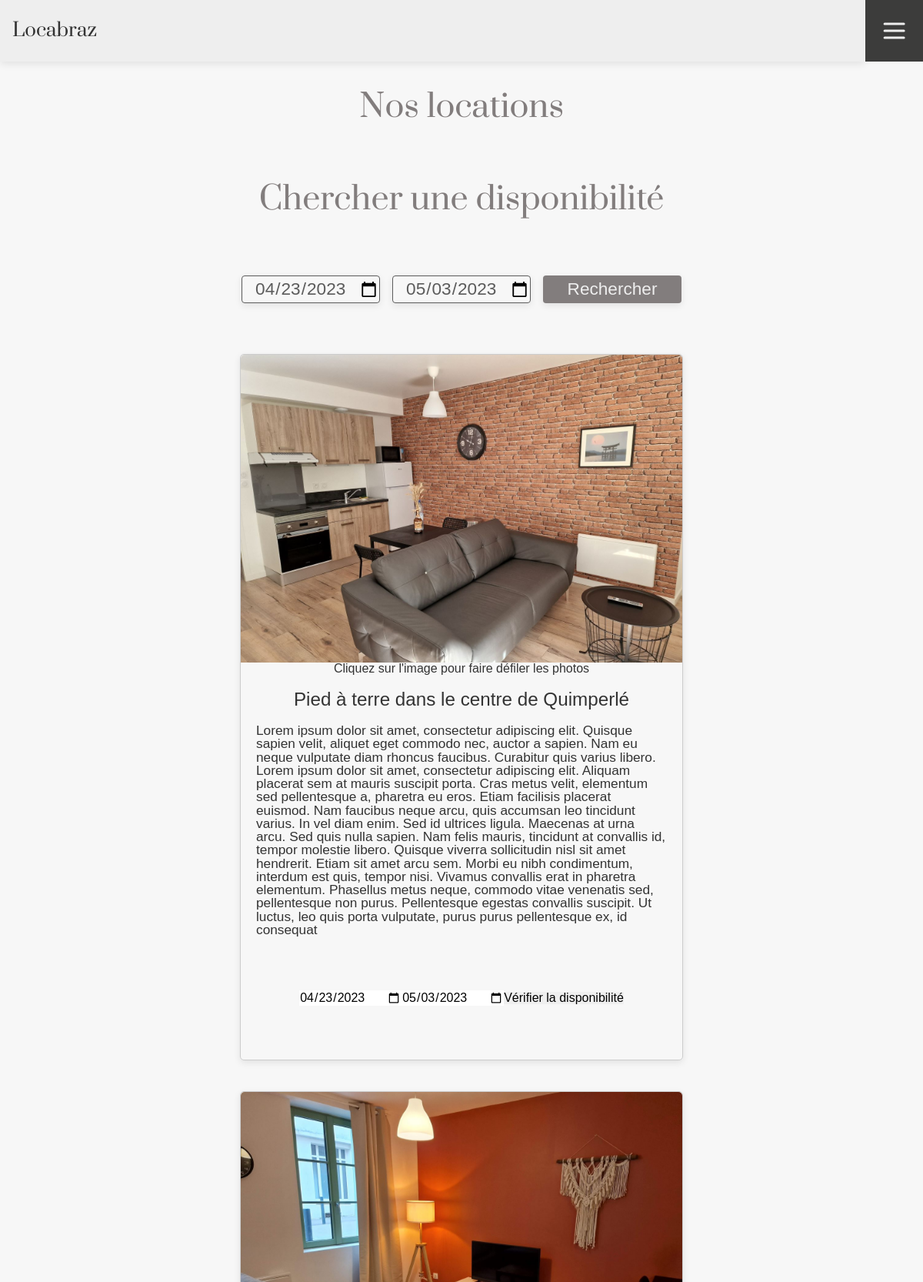
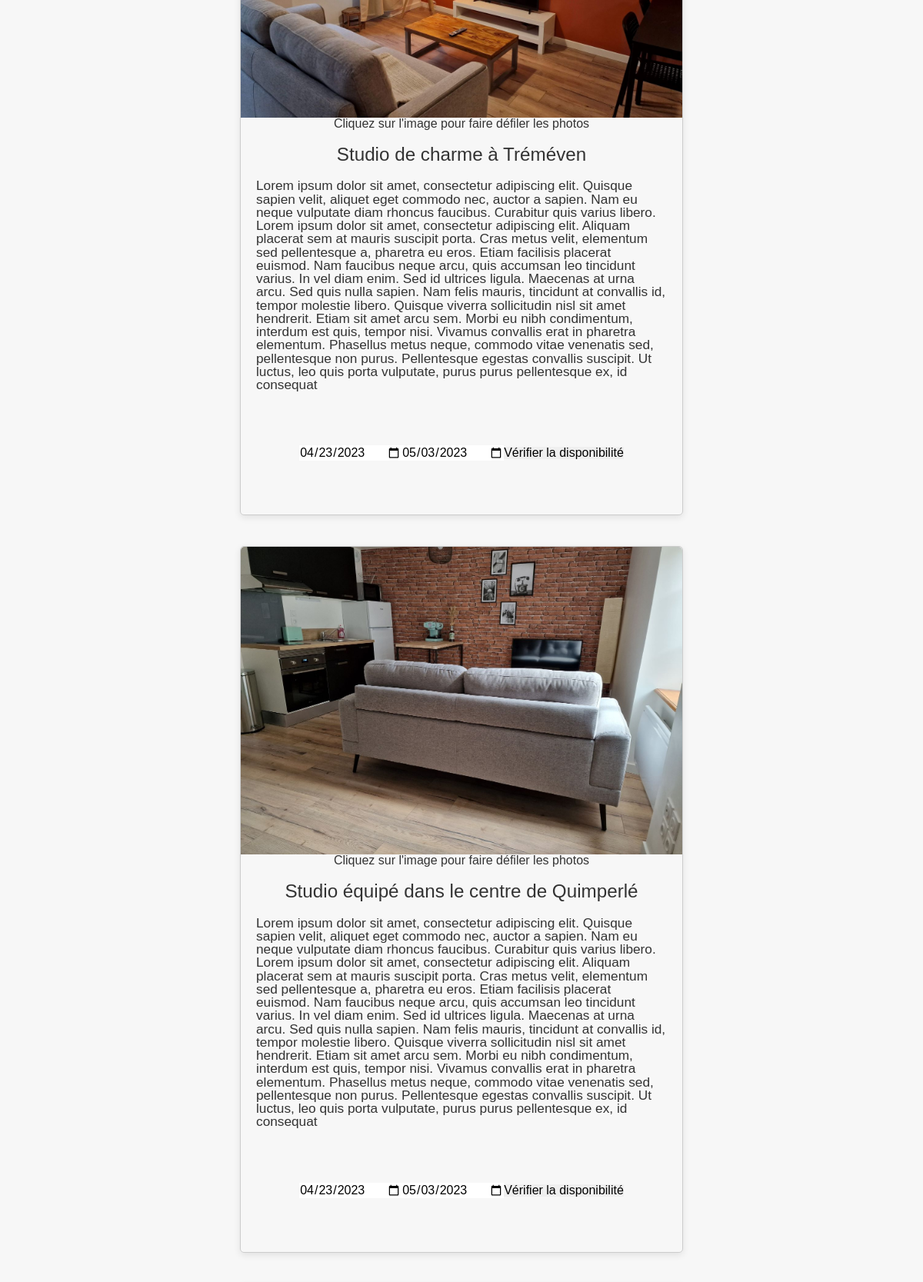
The page /?action=apartment (upper part) on the database its author committed (2 pictures, top to bottom).
### tables this page shows
CREATE TABLE `rentals` (
  `idRentals` int(11) NOT NULL,
  `type` varchar(50) NOT NULL,
  `rooms` tinyint(4) NOT NULL,
  `description` text NOT NULL
);

CREATE TABLE `rentalgallerie` (
  `idPhotorental` int(11) NOT NULL,
  `photolink` varchar(100) NOT NULL,
  `alt` varchar(100) NOT NULL
);

### src/controllers/UserController.php (called while the page is built, shortened)
<?php
class UserController extends MainController
{
    public function apartmentPage(): void
    {
        $controller = new RentalController();
        $rentals = $controller->obtainAllRentals();
        require_once $this->getViewFront('apartment');
    }
}

### index.php (called while the page is built, shortened)
<?php
require_once __DIR__ . '/src/controllers/Route.php';
?>

### src/models/modelClass/Rental.php (called while the page is built, shortened)
<?php
class Rental extends DbConnector
{
   public function getAllRentals()
   {
      $db = self::dbConnect();
      $req = $db->prepare("SELECT * FROM rentals");
      $req->execute();
      $rentals = $req->fetchAll();
      return $rentals;
   }
   public function getRentalPhotos($id)
   {
      $db = self::dbConnect();
      $req = $db->prepare(
         "SELECT r.idRentals, g.idPhotorental, g.photolink, g.alt
   FROM rentals r
   JOIN representer rep ON r.idRentals = rep.idRentals
   JOIN rentalgallerie g ON rep.idPhotorental = g.idPhotorental
   WHERE r.idRentals = ?"
      );
      $req->execute([$id]);
      $photos = $req->fetchAll();
      return $photos;
   }
}

### src/controllers/controllerClass/RentalController.php (called while the page is built, shortened)
<?php
class RentalController extends MainController
{
    public function obtainAllRentals()
    {
        $rental = new Rental();
        $rentals = $rental->getAllRentals();
        foreach ($rentals as &$r) {
            $photos = $rental->getRentalPhotos($r['idRentals']);
        }
        return $rentals;
    }
}

### src/views/frontpages/apartment.php (the view)
<?php require_once __DIR__ . '/layouts/header.php'; ?>
<h2 class="title-form">Nos locations</h2>
<article class="articles rentals-list">
    <h3 class="title-form">Chercher une disponibilité</h3>
    <form class="home-form search" action="?action=form-dispo" method="POST">
        <input class="input" type="date" name="trip-start" id="start" value='<?php echo date("Y-m-d", mktime(0, 0, 0, date("m"), date("d"), date("Y"))); ?>'>
        <input class="input" type="date" name="trip-arrival" id="arrival" value='<?php echo date("Y-m-d", mktime(0, 0, 0, date("m"), date("d") + 10, date("Y"))); ?>'>
        <input class="inputbutton" type="submit" value="Rechercher">
    </form>
    <?php foreach ($rentals as $rental) : ?>
        <article id="<?php echo $rental['idRentals'] ?>" class="article-home article-page">
            <div class="article-img-container">
                <?php if (!empty($rental['photos'])) : ?>
                    <?php foreach ($rental['photos'] as $photo) : ?>
                        <img class="article-img" src="<?php echo $photo['photolink']; ?>" alt="<?php echo $photo['alt']; ?>">
                    <?php endforeach; ?>
                <?php endif; ?>
                <p>Cliquez sur l'image pour faire défiler les photos</p>
            </div>
            <div class="article-body">
                <h4 class="article-title"><?php echo $rental['type']; ?></h4>
                <p class="article-description"><?php echo $rental['description']; ?></p>
                <form class="home-form search" action="?action=form-dispo" method="POST">
                    <input class="" type="date" name="arrival" id="arrival" value='<?php echo date("Y-m-d", mktime(0, 0, 0, date("m"), date("d"), date("Y"))); ?>'>
                    <input class="" type="date" name="departure" id="departure" value='<?php echo date("Y-m-d", mktime(0, 0, 0, date("m"), date("d") + 10, date("Y"))); ?>'>
                    <input class="" type="submit" value="Vérifier la disponibilité">
                </form>
            </div>
        </article>
    <?php endforeach; ?>
</article>
<?php require_once __DIR__ . '/layouts/footer.php'; ?>

### public/css/style.css (style rules this page uses)
*, *::before, *::after { box-sizing: border-box; }
html, body, div, span, applet, object, iframe, h1, h2, h3, h4, h5, h6, p, blockquote, pre, a, abbr, acronym, address, big, cite, code, del, dfn, em, img, ins, kbd, q, s, samp, small, strike, strong, sub, sup, tt, var, b, u, i, center, dl, dt, dd, ol, ul, li, fieldset, form, label, legend, table, caption, tbody, tfoot, thead, tr, th, td { margin: 0; padding: 0; border: 0; font-size: 100%; font: inherit; vertical-align: baseline; }
h1, h2, h3, h4, h5, h6 { font-size: inherit; font-weight: inherit; }
button, input, select, textarea { margin: 0; padding: 0; border: 0; font-size: 100%; font: inherit; vertical-align: baseline; }
img { display: block; max-width: 100%; height: auto; }
body { line-height: 1; font-size: 100%; font-family: sans-serif; color: #333; background-color: #f5f5f5; }
* { --colorbody: #f7f7f7; --colorheader: #EEEEEE; --colorfooter: #3c3c3b; --colormenuburger: #f7f7f7; --colorfontdark: #5c5c5c; --colorfontmedium: #827d7d; --colorfontlight: #EEEEEE; --colorburger: #3c3c3b; --colorbanneractus: #9e6e44; --colorarticles: #f1f1f1; --prata: 'prataregular'; --slider: clamp(1.5rem, 0.5rem + 5vw, 5rem); --bannerprez: clamp(1.2rem, 0.4rem + 4vw, 4rem); --titleresponsivemedium: clamp(1.2rem, 1.0857rem + 0.5714vw, 1.6rem); --titleresponsivebig: clamp(1rem, 0.4286rem + 2.8571vw, 3rem); --textreponsive: clamp(1rem, 0.9714rem + 0.1429vw, 1.1rem); --inputs: clamp(1.1rem, 0.9857rem + 0.5714vw, 1.5rem); --box: 0 3px 10px rgba(0, 0, 0, 0.09); }
body { width: 100%; margin: auto; background-color: var(--colorbody); }
.title-form { display: flex; justify-content: center; align-items: center; font-family: var(--prata); color: var(--colorfontmedium); height: 15vh; font-size: var(--titleresponsivebig); }
.home-form { width: 100%; height: 15vh; display: flex; align-items: center; flex-direction: column; }
.input { cursor: pointer; border: 1.5px solid var(--colorfontdark); border-radius: 4px; width: 50%; margin-bottom: 0.5rem; background-color: transparent; text-align: center; font-size: var(--inputs); color: var(--colorfontdark); box-shadow: var(--box); }
.inputbutton { cursor: pointer; width: 35%; font-size: var(--inputs); color: var(--colorfontlight); background-color: var(--colorfontmedium); border-radius: 4px; box-shadow: var(--box); text-align: center; }
.articles { display: flex; flex-wrap: wrap; text-align: center; justify-content: center; }
.article-home { width: 18rem; border: 1px solid #ccc; border-radius: 5px; box-shadow: var(--box); margin: 20px; }
.article-img { width: 100%; height: 200px; object-fit: cover; border-top-left-radius: 5px; border-top-right-radius: 5px; }
.article-body { padding: 20px; }
.article-title { font-size: var(--titleresponsivemedium); margin-bottom: 20px; }
.article-description { font-size: var(--textreponsive); text-align: left; margin-bottom: 20px; }
@media only screen and (min-width: 768px) { .home-form { flex-direction: row; justify-content: center; width: 100%; } }
@media only screen and (min-width: 768px) { .input { width: 15%; height: 30%; margin-right: 1rem; } }
@media only screen and (min-width: 768px) { .inputbutton { width: 15%; height: 30%; margin-bottom: 8px; } }
@media only screen and (min-width: 768px) { .rentals-list { justify-content: center; } }
@media only screen and (min-width: 768px) { .article-page { width: 36rem; } }
@media only screen and (min-width: 768px) { .article-img { height: 400px; } }

### rows shown on the page
rentals: rentalgallerie.photolink (picture), type "Pied à terre dans le centre de Quimperlé", description "Lorem ipsum dolor sit amet, consectetur adipiscing elit. Quisque sapien velit, aliquet eget commodo nec, auctor a sapien. Nam eu neque vulputate diam rhoncus faucibus. Curabitur quis varius libero. Lorem ipsum dolor sit amet, consectetur adipiscing elit. Aliquam placerat sem at mauris suscipit porta. Cras metus velit, elementum sed pellentesque a, pharetra eu eros. Etiam facilisis placerat euismod. Nam faucibus neque arcu, quis accumsan leo tincidunt varius. In vel diam enim. Sed id ultrices ligula. Maecenas at urna arcu. Sed quis nulla sapien. Nam felis mauris, tincidunt at convallis id, tempor molestie libero. Quisque viverra sollicitudin nisl sit amet hendrerit. Etiam sit amet arcu sem.…"
rentals: rentalgallerie.photolink (picture), type "Studio de charme à Tréméven", description "Lorem ipsum dolor sit amet, consectetur adipiscing elit. Quisque sapien velit, aliquet eget commodo nec, auctor a sapien. Nam eu neque vulputate diam rhoncus faucibus. Curabitur quis varius libero. Lorem ipsum dolor sit amet, consectetur adipiscing elit. Aliquam placerat sem at mauris suscipit porta. Cras metus velit, elementum sed pellentesque a, pharetra eu eros. Etiam facilisis placerat euismod. Nam faucibus neque arcu, quis accumsan leo tincidunt varius. In vel diam enim. Sed id ultrices ligula. Maecenas at urna arcu. Sed quis nulla sapien. Nam felis mauris, tincidunt at convallis id, tempor molestie libero. Quisque viverra sollicitudin nisl sit amet hendrerit. Etiam sit amet arcu sem.…"
rentals: rentalgallerie.photolink (picture), type "Studio équipé dans le centre de Quimperlé", description "Lorem ipsum dolor sit amet, consectetur adipiscing elit. Quisque sapien velit, aliquet eget commodo nec, auctor a sapien. Nam eu neque vulputate diam rhoncus faucibus. Curabitur quis varius libero. Lorem ipsum dolor sit amet, consectetur adipiscing elit. Aliquam placerat sem at mauris suscipit porta. Cras metus velit, elementum sed pellentesque a, pharetra eu eros. Etiam facilisis placerat euismod. Nam faucibus neque arcu, quis accumsan leo tincidunt varius. In vel diam enim. Sed id ultrices ligula. Maecenas at urna arcu. Sed quis nulla sapien. Nam felis mauris, tincidunt at convallis id, tempor molestie libero. Quisque viverra sollicitudin nisl sit amet hendrerit. Etiam sit amet arcu sem.…"
